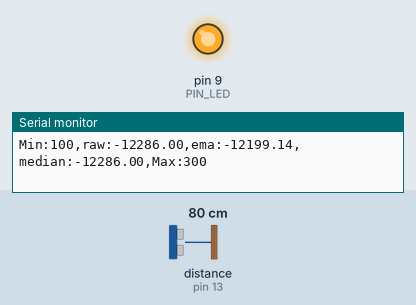
This sketch was run on a simulated Arduino Uno, built with avr-gcc and run on an emulated ATmega328P. Parts: output pins drawn as LEDs (lit = HIGH), the last lines printed to the serial monitor. Wiring (inferred from the names in the program): ultrasonic range finder: trigger pin 12; echo pin 13. Inputs (shaded band) come from the test bench; at power-on: distance to the obstacle (sensor on pin 13) 80 cm. The echo pulse lasts 58.3 µs per cm; pins used as bus, display or sensor lines are not drawn.

Above: at 1.2 s.
1.3 s: distance to the obstacle (sensor on pin 13) set to 34 cm
2.8 s: distance to the obstacle (sensor on pin 13) set to 27 cm
At 4.0 s:
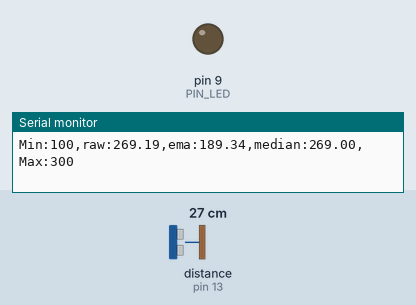
4.3 s: distance to the obstacle (sensor on pin 13) set to 12 cm
5.8 s: distance to the obstacle (sensor on pin 13) set to 9 cm
At 6.4 s:
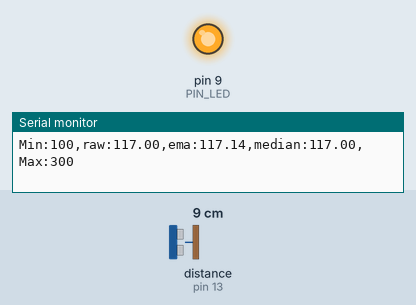
7.3 s: distance to the obstacle (sensor on pin 13) set to 18 cm
At 8.7 s:
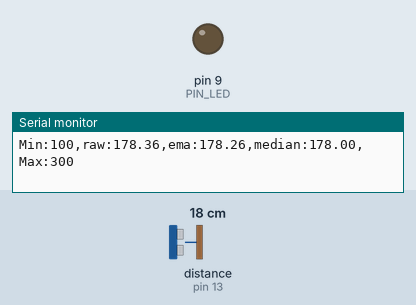
Timing chart, 0 to 9.8 s (numbered marks = the images above; inputs shaded):
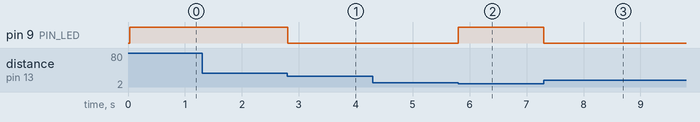

Measured:
- the behaviour switches between 31 and 30 cm on distance to the obstacle (sensor on pin 13) (found by bisection; images 0 and 1)
- the behaviour switches between 11 and 10 cm on distance to the obstacle (sensor on pin 13) (found by bisection; images 1 and 2)
- after the input at 2.8 s, pin 9 (PIN_LED): HIGH → LOW at once
- after the input at 5.8 s, pin 9 (PIN_LED): LOW → HIGH at once
- after the input at 7.3 s, pin 9 (PIN_LED): HIGH → LOW at once

The sketch:

09_example_1.ino
```cpp
// Arduino pin assignment
#define PIN_LED  9
#define PIN_TRIG 12
#define PIN_ECHO 13

// configurable parameters
#define SND_VEL 346.0     // sound velocity at 24 celsius degree (unit: m/sec)
#define INTERVAL 25       // sampling interval (unit: msec)
#define PULSE_DURATION 10 // ultra-sound Pulse Duration (unit: usec)
#define _DIST_MIN 100     // minimum distance to be measured (unit: mm)
#define _DIST_MAX 300     // maximum distance to be measured (unit: mm)

#define TIMEOUT ((INTERVAL / 2) * 1000.0) // maximum echo waiting time (unit: usec)
#define SCALE (0.001 * 0.5 * SND_VEL)     // coefficent to convert duration to distance

#define _EMA_ALPHA 0.1    // EMA weight of new sample (range: 0 to 1)
                          // Setting EMA to 1 effectively disables EMA filter.

#define _MEDIAN_NUM 30   // 중위수 필터 크기 (N값)

class Queue {
private:
    int arr[_MEDIAN_NUM];
    int front;
    int rear;
    int count;

public:
    Queue() : front(0), rear(-1), count(0) {
        for (int i = 0; i < _MEDIAN_NUM; i++) {
            arr[i] = (_DIST_MIN+_DIST_MAX)/2;  // 모든 요소를 -1로 초기화
        }
    }

    bool isFull() {
        return count == _MEDIAN_NUM;
    }

    void push(int value) {
        if (isFull()) {
            return;
        }
        rear = (rear + 1) % _MEDIAN_NUM;
        arr[rear] = value;
        count++;
    }

    void pop() {
        int value = arr[front];
        front = (front + 1) % _MEDIAN_NUM;
        count--;
    }

    float getMedian() {
        int sortedArr[_MEDIAN_NUM];
        int size = count;

        for (int i = 0; i < size; i++) {
            sortedArr[i] = arr[(front + i) % _MEDIAN_NUM];
        }

        for (int i = 0; i < size - 1; i++) {
            for (int j = i + 1; j < size; j++) {
                if (sortedArr[i] > sortedArr[j]) {
                    int temp = sortedArr[i];
                    sortedArr[i] = sortedArr[j];
                    sortedArr[j] = temp;
                }
            }
        }

        if (size % 2 == 0) {
            return (sortedArr[size / 2 - 1] + sortedArr[size / 2]) / 2.0;
        } else {
            return sortedArr[size / 2];
        }
    }
};


// global variables
unsigned long last_sampling_time;   // unit: msec
Queue dist_prevs;
float dist_ema;                // EMA distance
float dist_median;             // Median distance


void setup() {
  // initialize GPIO pins
  pinMode(PIN_LED,OUTPUT);
  pinMode(PIN_TRIG,OUTPUT);
  pinMode(PIN_ECHO,INPUT);
  digitalWrite(PIN_TRIG, LOW);

  // initialize serial port
  Serial.begin(57600);
}

void loop() {
  float dist_raw;

  // wait until next sampling time.
  // millis() returns the number of milliseconds since the program started.
  //    will overflow after 50 days.
  if (millis() < last_sampling_time + INTERVAL)
    return;

  // get a distance reading from the USS
  dist_raw = USS_measure(PIN_TRIG,PIN_ECHO);
  dist_median = dist_prevs.getMedian();


  if ((dist_raw < _DIST_MIN) || (dist_raw > _DIST_MAX)) {
      dist_raw = dist_median;
      digitalWrite(PIN_LED, 1);       // LED OFF
  }
  else {    // In desired Range
      digitalWrite(PIN_LED, 0);       // LED ON
  }

  // Modify the below line to implement the EMA equation
  dist_ema = _EMA_ALPHA * dist_raw + (1-_EMA_ALPHA) * dist_ema;

  if(dist_prevs.isFull()) dist_prevs.pop();
  dist_prevs.push(dist_raw);

  // output the distance to the serial port
  Serial.print("Min:");   Serial.print(_DIST_MIN);
  Serial.print(",raw:");  Serial.print(dist_raw);
  Serial.print(",ema:");  Serial.print(dist_ema);
  Serial.print(",median:"); Serial.print(dist_median);
  Serial.print(",Max:");  Serial.print(_DIST_MAX);
  Serial.println("");

  // do something here

  // update last sampling time
  last_sampling_time += INTERVAL;
}

// get a distance reading from USS. return value is in millimeter.
float USS_measure(int TRIG, int ECHO)
{
  digitalWrite(TRIG, HIGH);
  delayMicroseconds(PULSE_DURATION);
  digitalWrite(TRIG, LOW);

  return pulseIn(ECHO, HIGH, TIMEOUT) * SCALE; // unit: mm

  // Pulse duration to distance conversion example (target distance = 17.3m)
  // - pulseIn(ECHO, HIGH, timeout) returns microseconds (음파의 왕복 시간)
  // - 편도 거리 = (pulseIn() / 1,000,000) * SND_VEL / 2 (미터 단위)
  //   mm 단위로 하려면 * 1,000이 필요 ==>  SCALE = 0.001 * 0.5 * SND_VEL
  //
  // - 예, pusseIn()이 100,000 이면 (= 0.1초, 왕복 거리 34.6m)
  //        = 100,000 micro*sec * 0.001 milli/micro * 0.5 * 346 meter/sec
  //        = 100,000 * 0.001 * 0.5 * 346
  //        = 17,300 mm  ==> 17.3m
}
```
